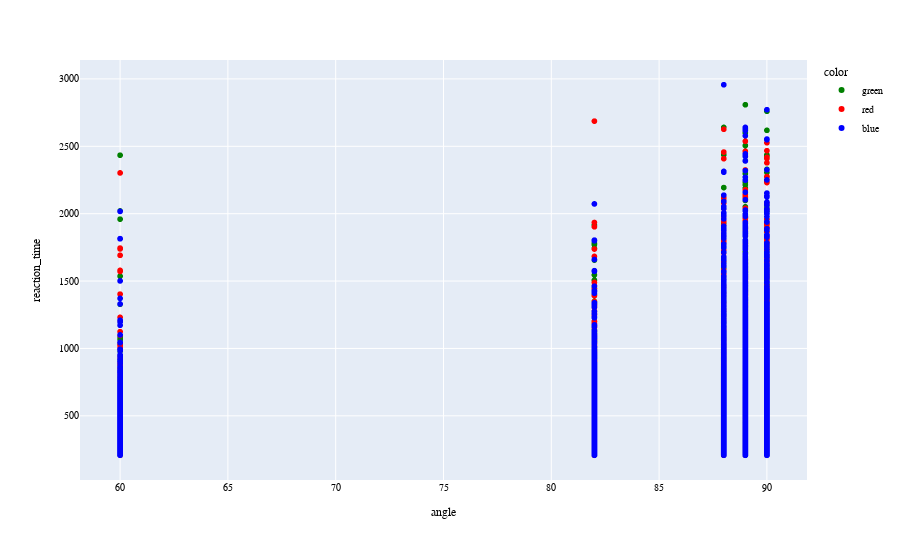

Write notebook code for a chart like this one.
### Markdown cell above
## reaction time points

### Code cell
# filter_group = quantile_outlier_filter("reaction_time", lower_q=0.1)
# single_filter_df = events_df.groupby(["color", "angle"]).apply(filter_group).drop(columns=["color", "angle"]).reset_index()
# single_filter_df = events_df.groupby(["color", "angle"]).drop(columns=["color", "angle"]).reset_index()
single_filter_df = events_df.copy()
fig = px.scatter(single_filter_df, x="angle", y="reaction_time", color="color", color_discrete_map={
                "red": "red",
                "green": "green",
                "blue": "blue"})
fig.update_layout(
    title_x=0.5,
    font= my_font,
                )
fig.show()

### Figure 1 — Plotly figure (JSON) as saved in the notebook; plotly's stock layout.template omitted (floating-point values rounded to 4 significant figures; data arrays with more than 128 entries replaced by an {"elided": "..."} marker saying what was removed)
{"data": [{"hovertemplate": "color=green<br>angle=%{x}<br>reaction_time=%{y}<extra></extra>", "legendgroup": "green", "marker": {"color": "green", "symbol": "circle"}, "mode": "markers", "name": "green", "showlegend": true, "type": "scattergl", "x": {"elided": "18050 int values"}, "xaxis": "x", "y": {"elided": "18050 float values"}, "yaxis": "y"}, {"hovertemplate": "color=red<br>angle=%{x}<br>reaction_time=%{y}<extra></extra>", "legendgroup": "red", "marker": {"color": "red", "symbol": "circle"}, "mode": "markers", "name": "red", "showlegend": true, "type": "scattergl", "x": {"elided": "18190 int values"}, "xaxis": "x", "y": {"elided": "18190 float values"}, "yaxis": "y"}, {"hovertemplate": "color=blue<br>angle=%{x}<br>reaction_time=%{y}<extra></extra>", "legendgroup": "blue", "marker": {"color": "blue", "symbol": "circle"}, "mode": "markers", "name": "blue", "showlegend": true, "type": "scattergl", "x": {"elided": "18273 int values"}, "xaxis": "x", "y": {"elided": "18273 float values"}, "yaxis": "y"}], "layout": {"autosize": true, "font": {"color": "black", "family": "Vazir", "size": 10}, "legend": {"title": {"text": "color"}, "tracegroupgap": 0}, "margin": {"t": 60}, "title": {"x": 0.5}, "xaxis": {"anchor": "y", "autorange": true, "domain": [0, 1], "range": [58.2, 91.8], "title": {"text": "angle"}, "type": "linear"}, "yaxis": {"anchor": "x", "autorange": true, "domain": [0, 1], "range": [-5.336, 3170.0], "title": {"text": "reaction_time"}, "type": "linear"}}}
